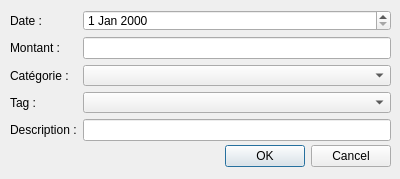
<?xml version="1.0" encoding="UTF-8"?>
<ui version="4.0">
 <class>AddOpDialog</class>
 <widget class="QDialog" name="AddOpDialog">
  <property name="geometry">
   <rect>
    <x>0</x>
    <y>0</y>
    <width>400</width>
    <height>179</height>
   </rect>
  </property>
  <property name="windowTitle">
   <string>Ajouter une opération</string>
  </property>
  <widget class="QDialogButtonBox" name="buttonBox">
   <property name="geometry">
    <rect>
     <x>50</x>
     <y>140</y>
     <width>341</width>
     <height>32</height>
    </rect>
   </property>
   <property name="orientation">
    <enum>Qt::Horizontal</enum>
   </property>
   <property name="standardButtons">
    <set>QDialogButtonBox::Cancel|QDialogButtonBox::Ok</set>
   </property>
  </widget>
  <widget class="QWidget" name="formLayoutWidget">
   <property name="geometry">
    <rect>
     <x>10</x>
     <y>10</y>
     <width>381</width>
     <height>131</height>
    </rect>
   </property>
   <layout class="QFormLayout" name="formLayout">
    <item row="0" column="0">
     <widget class="QLabel" name="qlDate">
      <property name="text">
       <string>Date :</string>
      </property>
     </widget>
    </item>
    <item row="1" column="0">
     <widget class="QLabel" name="qlAmount">
      <property name="text">
       <string>Montant : </string>
      </property>
     </widget>
    </item>
    <item row="2" column="0">
     <widget class="QLabel" name="qlCat">
      <property name="text">
       <string>Catégorie :</string>
      </property>
     </widget>
    </item>
    <item row="4" column="0">
     <widget class="QLabel" name="qlDes">
      <property name="text">
       <string>Description :</string>
      </property>
     </widget>
    </item>
    <item row="0" column="1">
     <widget class="QDateEdit" name="qdeDate"/>
    </item>
    <item row="1" column="1">
     <widget class="QLineEdit" name="qleAmount"/>
    </item>
    <item row="2" column="1">
     <widget class="QComboBox" name="qcbCat"/>
    </item>
    <item row="4" column="1">
     <widget class="QLineEdit" name="qleDes"/>
    </item>
    <item row="3" column="0">
     <widget class="QLabel" name="qlTag">
      <property name="text">
       <string>Tag :</string>
      </property>
     </widget>
    </item>
    <item row="3" column="1">
     <widget class="QComboBox" name="qcbTag"/>
    </item>
   </layout>
  </widget>
 </widget>
 <resources/>
 <connections>
  <connection>
   <sender>buttonBox</sender>
   <signal>accepted()</signal>
   <receiver>AddOpDialog</receiver>
   <slot>accept()</slot>
   <hints>
    <hint type="sourcelabel">
     <x>248</x>
     <y>254</y>
    </hint>
    <hint type="destinationlabel">
     <x>157</x>
     <y>274</y>
    </hint>
   </hints>
  </connection>
  <connection>
   <sender>buttonBox</sender>
   <signal>rejected()</signal>
   <receiver>AddOpDialog</receiver>
   <slot>reject()</slot>
   <hints>
    <hint type="sourcelabel">
     <x>316</x>
     <y>260</y>
    </hint>
    <hint type="destinationlabel">
     <x>286</x>
     <y>274</y>
    </hint>
   </hints>
  </connection>
 </connections>
</ui>
